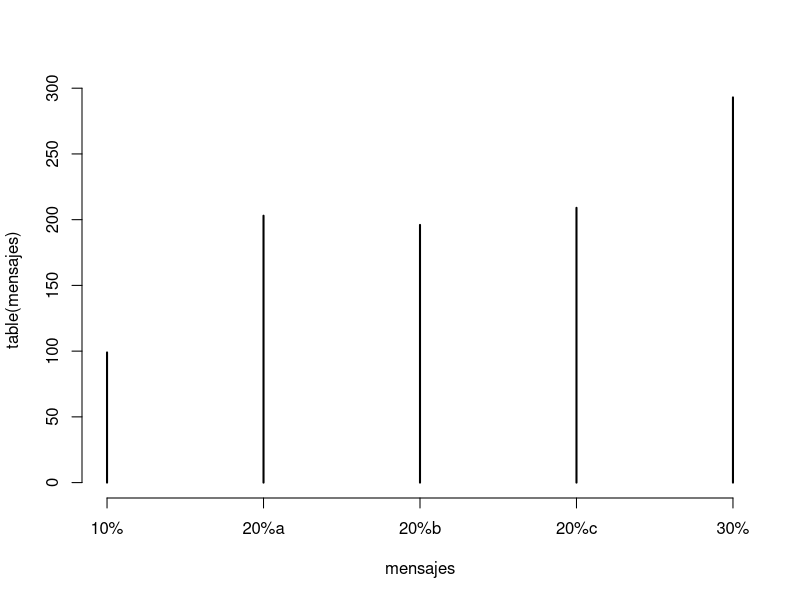

Here is the R script that generated this plot:
n <- 1000
mensajes <- vector("character",n)
 for (i in 1:n) {
   
   x <- runif(1)
    if(x <= 0.3){
      mensajes[i] <- "30%"
    } else if (x <=0.5){
      mensajes[i] <- "20%a"
    } else if (x <=0.7){
      mensajes[i] <- "20%b"
    } else if (x <=0.9){
      mensajes[i] <- "20%c"
    } else {
      mensajes[i] <- "10%"
    }
   
 }
plot(table(mensajes))